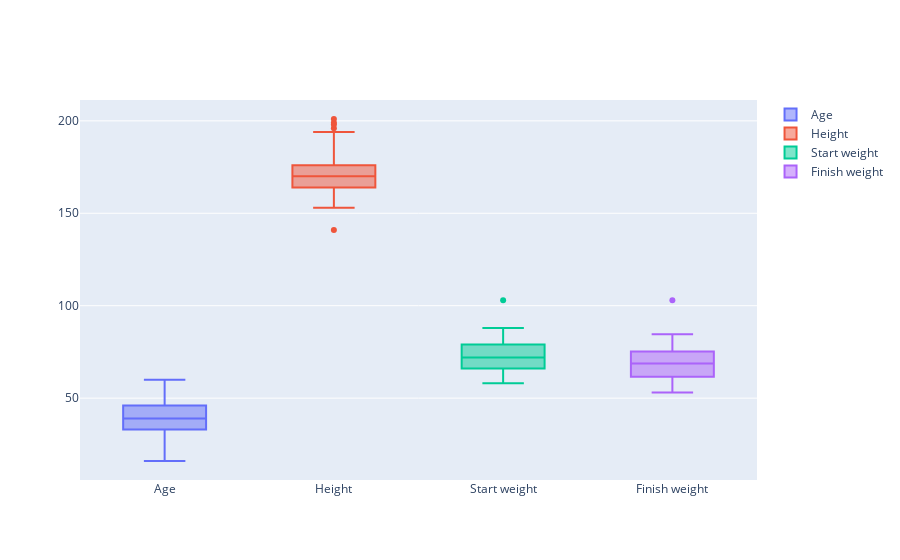

Source (notebook cell):
### Markdown cell above
Checking outliers with boxplots

### Code cell
fig = go.Figure()

fig.add_trace(go.Box(y=data.Age.values, name = "Age"))
fig.add_trace(go.Box(y=data.Height.values, name = "Height"))
fig.add_trace(go.Box(y=data["pre.weight"].values, name = "Start weight"))
fig.add_trace(go.Box(y=data["weight6weeks"].values, name = "Finish weight"))

fig.show()
